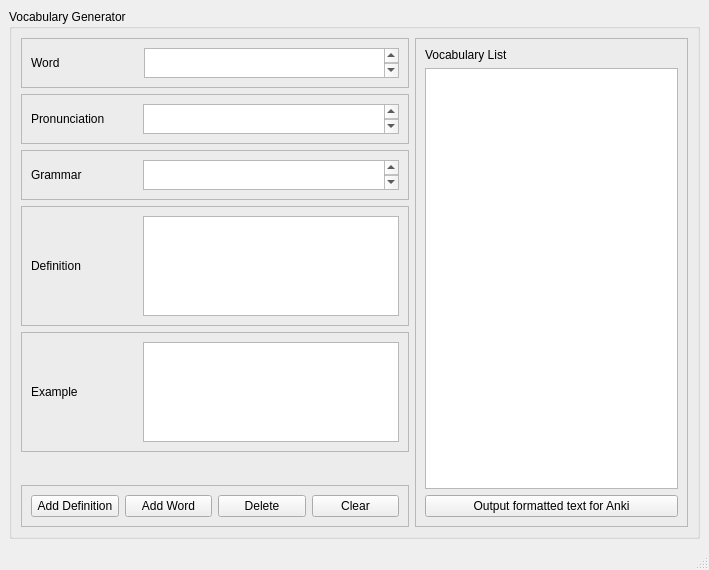
<?xml version="1.0" encoding="UTF-8"?>
<ui version="4.0">
 <class>MainWindow</class>
 <widget class="QMainWindow" name="MainWindow">
  <property name="geometry">
   <rect>
    <x>0</x>
    <y>0</y>
    <width>709</width>
    <height>570</height>
   </rect>
  </property>
  <property name="sizeIncrement">
   <size>
    <width>1</width>
    <height>1</height>
   </size>
  </property>
  <property name="windowTitle">
   <string>MainWindow</string>
  </property>
  <widget class="QWidget" name="centralwidget">
   <layout class="QGridLayout" name="gridLayout">
    <item row="0" column="2">
     <widget class="QGroupBox" name="groupBox">
      <property name="title">
       <string>Vocabulary Generator</string>
      </property>
      <layout class="QGridLayout" name="gridLayout_2">
       <item row="5" column="0">
        <spacer name="verticalSpacer_2">
         <property name="orientation">
          <enum>Qt::Vertical</enum>
         </property>
         <property name="sizeType">
          <enum>QSizePolicy::Minimum</enum>
         </property>
         <property name="sizeHint" stdset="0">
          <size>
           <width>20</width>
           <height>10</height>
          </size>
         </property>
        </spacer>
       </item>
       <item row="4" column="0">
        <widget class="QFrame" name="frame_5">
         <property name="frameShape">
          <enum>QFrame::StyledPanel</enum>
         </property>
         <property name="frameShadow">
          <enum>QFrame::Raised</enum>
         </property>
         <layout class="QHBoxLayout" name="horizontalLayout_5">
          <item>
           <widget class="QLabel" name="label_5">
            <property name="text">
             <string>Example</string>
            </property>
           </widget>
          </item>
          <item>
           <spacer name="horizontalSpacer_4">
            <property name="orientation">
             <enum>Qt::Horizontal</enum>
            </property>
            <property name="sizeHint" stdset="0">
             <size>
              <width>40</width>
              <height>20</height>
             </size>
            </property>
           </spacer>
          </item>
          <item>
           <widget class="QPlainTextEdit" name="textExample">
            <property name="sizePolicy">
             <sizepolicy hsizetype="Minimum" vsizetype="Fixed">
              <horstretch>0</horstretch>
              <verstretch>0</verstretch>
             </sizepolicy>
            </property>
            <property name="minimumSize">
             <size>
              <width>200</width>
              <height>0</height>
             </size>
            </property>
            <property name="maximumSize">
             <size>
              <width>16777215</width>
              <height>100</height>
             </size>
            </property>
            <property name="font">
             <font>
              <family>Calibri</family>
              <pointsize>12</pointsize>
             </font>
            </property>
            <property name="tabChangesFocus">
             <bool>true</bool>
            </property>
            <property name="plainText">
             <string/>
            </property>
           </widget>
          </item>
         </layout>
        </widget>
       </item>
       <item row="2" column="0">
        <widget class="QFrame" name="frame_3">
         <property name="frameShape">
          <enum>QFrame::StyledPanel</enum>
         </property>
         <property name="frameShadow">
          <enum>QFrame::Raised</enum>
         </property>
         <layout class="QHBoxLayout" name="horizontalLayout_3">
          <item>
           <widget class="QLabel" name="label_3">
            <property name="text">
             <string>Grammar</string>
            </property>
           </widget>
          </item>
          <item>
           <spacer name="horizontalSpacer">
            <property name="orientation">
             <enum>Qt::Horizontal</enum>
            </property>
            <property name="sizeHint" stdset="0">
             <size>
              <width>40</width>
              <height>20</height>
             </size>
            </property>
           </spacer>
          </item>
          <item>
           <widget class="QPlainTextEdit" name="textGrammar">
            <property name="sizePolicy">
             <sizepolicy hsizetype="Minimum" vsizetype="Fixed">
              <horstretch>0</horstretch>
              <verstretch>0</verstretch>
             </sizepolicy>
            </property>
            <property name="minimumSize">
             <size>
              <width>200</width>
              <height>0</height>
             </size>
            </property>
            <property name="maximumSize">
             <size>
              <width>16777215</width>
              <height>30</height>
             </size>
            </property>
            <property name="font">
             <font>
              <family>Calibri</family>
              <pointsize>12</pointsize>
             </font>
            </property>
            <property name="tabChangesFocus">
             <bool>true</bool>
            </property>
            <property name="plainText">
             <string/>
            </property>
           </widget>
          </item>
         </layout>
        </widget>
       </item>
       <item row="0" column="0">
        <widget class="QFrame" name="frame">
         <property name="sizePolicy">
          <sizepolicy hsizetype="Preferred" vsizetype="Preferred">
           <horstretch>0</horstretch>
           <verstretch>0</verstretch>
          </sizepolicy>
         </property>
         <property name="minimumSize">
          <size>
           <width>0</width>
           <height>0</height>
          </size>
         </property>
         <property name="frameShape">
          <enum>QFrame::StyledPanel</enum>
         </property>
         <property name="frameShadow">
          <enum>QFrame::Raised</enum>
         </property>
         <layout class="QHBoxLayout" name="horizontalLayout_2">
          <item>
           <widget class="QLabel" name="label">
            <property name="sizePolicy">
             <sizepolicy hsizetype="Preferred" vsizetype="Preferred">
              <horstretch>0</horstretch>
              <verstretch>0</verstretch>
             </sizepolicy>
            </property>
            <property name="minimumSize">
             <size>
              <width>0</width>
              <height>0</height>
             </size>
            </property>
            <property name="text">
             <string>Word</string>
            </property>
           </widget>
          </item>
          <item>
           <spacer name="horizontalSpacer_3">
            <property name="orientation">
             <enum>Qt::Horizontal</enum>
            </property>
            <property name="sizeType">
             <enum>QSizePolicy::Expanding</enum>
            </property>
            <property name="sizeHint" stdset="0">
             <size>
              <width>80</width>
              <height>20</height>
             </size>
            </property>
           </spacer>
          </item>
          <item>
           <widget class="QPlainTextEdit" name="textWord">
            <property name="sizePolicy">
             <sizepolicy hsizetype="Minimum" vsizetype="Fixed">
              <horstretch>0</horstretch>
              <verstretch>0</verstretch>
             </sizepolicy>
            </property>
            <property name="minimumSize">
             <size>
              <width>200</width>
              <height>0</height>
             </size>
            </property>
            <property name="maximumSize">
             <size>
              <width>16777215</width>
              <height>30</height>
             </size>
            </property>
            <property name="font">
             <font>
              <family>Calibri</family>
              <pointsize>12</pointsize>
             </font>
            </property>
            <property name="tabChangesFocus">
             <bool>true</bool>
            </property>
            <property name="plainText">
             <string/>
            </property>
           </widget>
          </item>
         </layout>
        </widget>
       </item>
       <item row="3" column="0">
        <widget class="QFrame" name="frame_4">
         <property name="frameShape">
          <enum>QFrame::StyledPanel</enum>
         </property>
         <property name="frameShadow">
          <enum>QFrame::Raised</enum>
         </property>
         <layout class="QHBoxLayout" name="horizontalLayout_4">
          <item>
           <widget class="QLabel" name="label_4">
            <property name="text">
             <string>Definition</string>
            </property>
           </widget>
          </item>
          <item>
           <spacer name="horizontalSpacer_2">
            <property name="orientation">
             <enum>Qt::Horizontal</enum>
            </property>
            <property name="sizeHint" stdset="0">
             <size>
              <width>40</width>
              <height>20</height>
             </size>
            </property>
           </spacer>
          </item>
          <item>
           <widget class="QPlainTextEdit" name="textDef">
            <property name="sizePolicy">
             <sizepolicy hsizetype="Minimum" vsizetype="Fixed">
              <horstretch>0</horstretch>
              <verstretch>0</verstretch>
             </sizepolicy>
            </property>
            <property name="minimumSize">
             <size>
              <width>200</width>
              <height>0</height>
             </size>
            </property>
            <property name="maximumSize">
             <size>
              <width>16777215</width>
              <height>100</height>
             </size>
            </property>
            <property name="font">
             <font>
              <family>Calibri</family>
              <pointsize>12</pointsize>
             </font>
            </property>
            <property name="tabChangesFocus">
             <bool>true</bool>
            </property>
            <property name="plainText">
             <string/>
            </property>
           </widget>
          </item>
         </layout>
        </widget>
       </item>
       <item row="1" column="0">
        <widget class="QFrame" name="frame_2">
         <property name="frameShape">
          <enum>QFrame::StyledPanel</enum>
         </property>
         <property name="frameShadow">
          <enum>QFrame::Raised</enum>
         </property>
         <layout class="QHBoxLayout" name="horizontalLayout">
          <item>
           <widget class="QLabel" name="label_2">
            <property name="text">
             <string>Pronunciation</string>
            </property>
           </widget>
          </item>
          <item>
           <spacer name="horizontalSpacer_5">
            <property name="orientation">
             <enum>Qt::Horizontal</enum>
            </property>
            <property name="sizeType">
             <enum>QSizePolicy::MinimumExpanding</enum>
            </property>
            <property name="sizeHint" stdset="0">
             <size>
              <width>10</width>
              <height>20</height>
             </size>
            </property>
           </spacer>
          </item>
          <item>
           <widget class="QPlainTextEdit" name="textPronun">
            <property name="sizePolicy">
             <sizepolicy hsizetype="Minimum" vsizetype="Fixed">
              <horstretch>0</horstretch>
              <verstretch>0</verstretch>
             </sizepolicy>
            </property>
            <property name="minimumSize">
             <size>
              <width>200</width>
              <height>30</height>
             </size>
            </property>
            <property name="maximumSize">
             <size>
              <width>16777215</width>
              <height>30</height>
             </size>
            </property>
            <property name="font">
             <font>
              <family>Calibri</family>
              <pointsize>12</pointsize>
             </font>
            </property>
            <property name="tabChangesFocus">
             <bool>true</bool>
            </property>
            <property name="plainText">
             <string/>
            </property>
           </widget>
          </item>
         </layout>
        </widget>
       </item>
       <item row="6" column="0">
        <widget class="QFrame" name="frame_6">
         <property name="frameShape">
          <enum>QFrame::StyledPanel</enum>
         </property>
         <property name="frameShadow">
          <enum>QFrame::Raised</enum>
         </property>
         <layout class="QHBoxLayout" name="horizontalLayout_6">
          <item>
           <widget class="QPushButton" name="btnAddDef">
            <property name="text">
             <string>Add Definition</string>
            </property>
           </widget>
          </item>
          <item>
           <widget class="QPushButton" name="btnAddWord">
            <property name="text">
             <string>Add Word</string>
            </property>
           </widget>
          </item>
          <item>
           <widget class="QPushButton" name="btnDelete">
            <property name="text">
             <string>Delete</string>
            </property>
           </widget>
          </item>
          <item>
           <widget class="QPushButton" name="btnClear">
            <property name="text">
             <string>Clear</string>
            </property>
           </widget>
          </item>
         </layout>
        </widget>
       </item>
       <item row="0" column="1" rowspan="7">
        <widget class="QFrame" name="frame_7">
         <property name="frameShape">
          <enum>QFrame::StyledPanel</enum>
         </property>
         <property name="frameShadow">
          <enum>QFrame::Raised</enum>
         </property>
         <layout class="QVBoxLayout" name="verticalLayout">
          <item>
           <widget class="QLabel" name="label_6">
            <property name="text">
             <string>Vocabulary List</string>
            </property>
           </widget>
          </item>
          <item>
           <widget class="QListView" name="listVocabulary">
            <property name="font">
             <font>
              <family>Calibri</family>
             </font>
            </property>
           </widget>
          </item>
          <item>
           <widget class="QPushButton" name="btnOutput">
            <property name="text">
             <string>Output formatted text for Anki</string>
            </property>
           </widget>
          </item>
         </layout>
        </widget>
       </item>
      </layout>
     </widget>
    </item>
   </layout>
  </widget>
  <widget class="QStatusBar" name="statusbar"/>
 </widget>
 <tabstops>
  <tabstop>textWord</tabstop>
  <tabstop>textPronun</tabstop>
  <tabstop>textGrammar</tabstop>
  <tabstop>textDef</tabstop>
  <tabstop>textExample</tabstop>
  <tabstop>btnAddDef</tabstop>
  <tabstop>btnAddWord</tabstop>
  <tabstop>btnDelete</tabstop>
  <tabstop>btnClear</tabstop>
  <tabstop>btnOutput</tabstop>
 </tabstops>
 <resources/>
 <connections/>
</ui>
